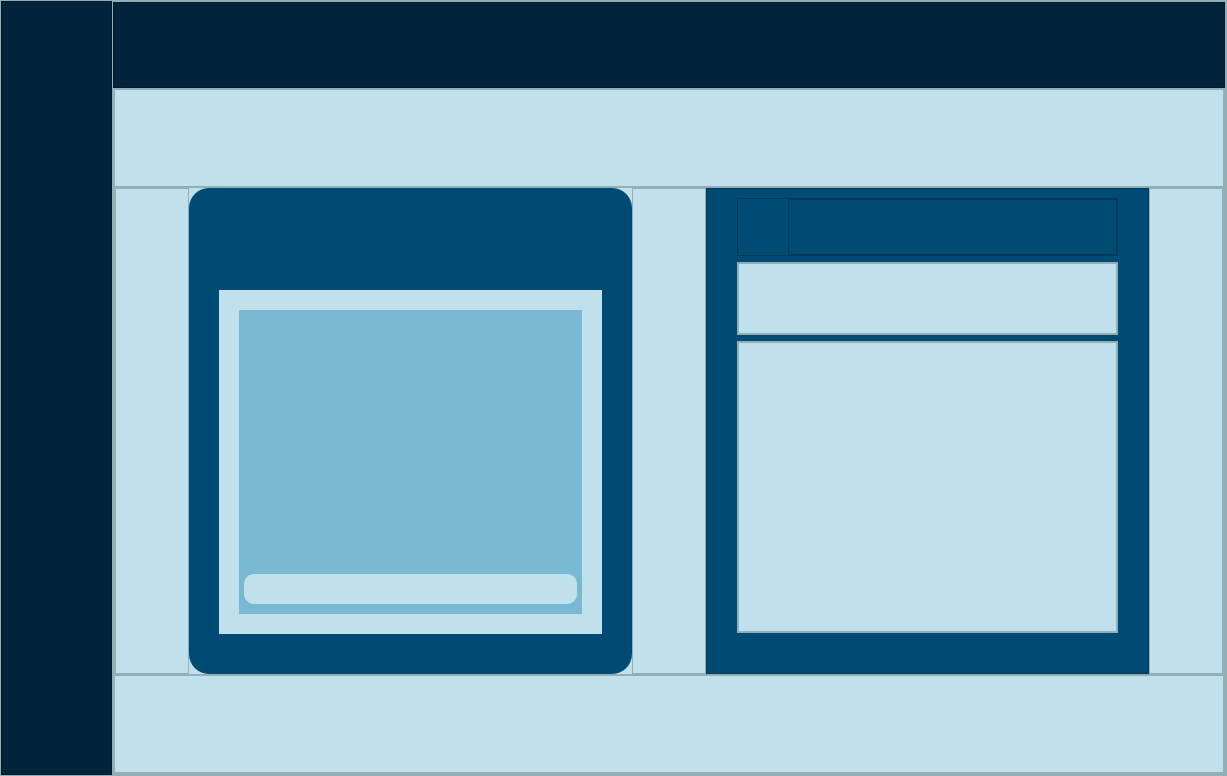
<?xml version="1.0" encoding="UTF-8"?>
<ui version="4.0">
 <class>MainWindow</class>
 <widget class="QMainWindow" name="MainWindow">
  <property name="geometry">
   <rect>
    <x>0</x>
    <y>0</y>
    <width>1227</width>
    <height>776</height>
   </rect>
  </property>
  <property name="windowTitle">
   <string>MainWindow</string>
  </property>
  <widget class="QWidget" name="centralwidget">
   <layout class="QVBoxLayout" name="verticalLayout">
    <property name="spacing">
     <number>0</number>
    </property>
    <property name="leftMargin">
     <number>0</number>
    </property>
    <property name="topMargin">
     <number>0</number>
    </property>
    <property name="rightMargin">
     <number>0</number>
    </property>
    <property name="bottomMargin">
     <number>0</number>
    </property>
    <item>
     <widget class="QFrame" name="frame">
      <property name="styleSheet">
       <string notr="true">background-color: rgb(192, 225, 236);</string>
      </property>
      <property name="frameShape">
       <enum>QFrame::StyledPanel</enum>
      </property>
      <property name="frameShadow">
       <enum>QFrame::Raised</enum>
      </property>
      <layout class="QHBoxLayout" name="horizontalLayout" stretch="1,10">
       <property name="spacing">
        <number>0</number>
       </property>
       <property name="leftMargin">
        <number>0</number>
       </property>
       <property name="topMargin">
        <number>0</number>
       </property>
       <property name="rightMargin">
        <number>0</number>
       </property>
       <property name="bottomMargin">
        <number>0</number>
       </property>
       <item>
        <widget class="QFrame" name="frame_5">
         <property name="styleSheet">
          <string notr="true">background-color: rgb(1, 35, 60);</string>
         </property>
         <property name="frameShape">
          <enum>QFrame::StyledPanel</enum>
         </property>
         <property name="frameShadow">
          <enum>QFrame::Raised</enum>
         </property>
         <layout class="QVBoxLayout" name="verticalLayout_3">
          <property name="spacing">
           <number>0</number>
          </property>
          <property name="leftMargin">
           <number>0</number>
          </property>
          <property name="topMargin">
           <number>0</number>
          </property>
          <property name="rightMargin">
           <number>0</number>
          </property>
          <property name="bottomMargin">
           <number>0</number>
          </property>
          <item>
           <widget class="QPushButton" name="pushButton">
            <property name="minimumSize">
             <size>
              <width>100</width>
              <height>100</height>
             </size>
            </property>
            <property name="text">
             <string/>
            </property>
            <property name="icon">
             <iconset resource="../QRC/imagenesInicioSesion.qrc">
              <normaloff>:/newPrefix/Icons/Exterior.png</normaloff>:/newPrefix/Icons/Exterior.png</iconset>
            </property>
            <property name="iconSize">
             <size>
              <width>100</width>
              <height>100</height>
             </size>
            </property>
            <property name="flat">
             <bool>true</bool>
            </property>
           </widget>
          </item>
          <item>
           <widget class="QPushButton" name="pushButton_2">
            <property name="minimumSize">
             <size>
              <width>100</width>
              <height>100</height>
             </size>
            </property>
            <property name="text">
             <string/>
            </property>
            <property name="icon">
             <iconset resource="../QRC/imagenesInicioSesion.qrc">
              <normaloff>:/newPrefix/Icons/User_Groups_Icon.png</normaloff>:/newPrefix/Icons/User_Groups_Icon.png</iconset>
            </property>
            <property name="iconSize">
             <size>
              <width>100</width>
              <height>100</height>
             </size>
            </property>
            <property name="flat">
             <bool>true</bool>
            </property>
           </widget>
          </item>
          <item>
           <widget class="QPushButton" name="pushButton_3">
            <property name="minimumSize">
             <size>
              <width>100</width>
              <height>100</height>
             </size>
            </property>
            <property name="text">
             <string/>
            </property>
            <property name="icon">
             <iconset resource="../QRC/imagenesInicioSesion.qrc">
              <normaloff>:/newPrefix/Icons/Chat_Room_Icon.png</normaloff>:/newPrefix/Icons/Chat_Room_Icon.png</iconset>
            </property>
            <property name="iconSize">
             <size>
              <width>100</width>
              <height>100</height>
             </size>
            </property>
            <property name="flat">
             <bool>true</bool>
            </property>
           </widget>
          </item>
          <item>
           <widget class="QPushButton" name="pushButton_4">
            <property name="minimumSize">
             <size>
              <width>100</width>
              <height>100</height>
             </size>
            </property>
            <property name="text">
             <string/>
            </property>
            <property name="icon">
             <iconset resource="../QRC/imagenesInicioSesion.qrc">
              <normaloff>:/newPrefix/Icons/Events_Icon.png</normaloff>:/newPrefix/Icons/Events_Icon.png</iconset>
            </property>
            <property name="iconSize">
             <size>
              <width>100</width>
              <height>100</height>
             </size>
            </property>
            <property name="flat">
             <bool>true</bool>
            </property>
           </widget>
          </item>
          <item>
           <widget class="QPushButton" name="pushButton_5">
            <property name="minimumSize">
             <size>
              <width>100</width>
              <height>100</height>
             </size>
            </property>
            <property name="text">
             <string/>
            </property>
            <property name="icon">
             <iconset resource="../QRC/imagenesInicioSesion.qrc">
              <normaloff>:/newPrefix/Icons/Adjust_Icon.png</normaloff>:/newPrefix/Icons/Adjust_Icon.png</iconset>
            </property>
            <property name="iconSize">
             <size>
              <width>100</width>
              <height>100</height>
             </size>
            </property>
            <property name="flat">
             <bool>true</bool>
            </property>
           </widget>
          </item>
         </layout>
        </widget>
       </item>
       <item>
        <widget class="QFrame" name="frame_2">
         <property name="frameShape">
          <enum>QFrame::StyledPanel</enum>
         </property>
         <property name="frameShadow">
          <enum>QFrame::Raised</enum>
         </property>
         <layout class="QVBoxLayout" name="verticalLayout_2" stretch="1,8">
          <property name="spacing">
           <number>0</number>
          </property>
          <property name="leftMargin">
           <number>0</number>
          </property>
          <property name="topMargin">
           <number>0</number>
          </property>
          <property name="rightMargin">
           <number>0</number>
          </property>
          <property name="bottomMargin">
           <number>0</number>
          </property>
          <item>
           <widget class="QFrame" name="frame_3">
            <property name="styleSheet">
             <string notr="true">background-color: rgb(1, 35, 60);</string>
            </property>
            <property name="frameShape">
             <enum>QFrame::StyledPanel</enum>
            </property>
            <property name="frameShadow">
             <enum>QFrame::Raised</enum>
            </property>
           </widget>
          </item>
          <item>
           <widget class="QFrame" name="frame_4">
            <property name="styleSheet">
             <string notr="true"/>
            </property>
            <property name="frameShape">
             <enum>QFrame::StyledPanel</enum>
            </property>
            <property name="frameShadow">
             <enum>QFrame::Raised</enum>
            </property>
            <layout class="QVBoxLayout" name="verticalLayout_4" stretch="1,5,1">
             <property name="spacing">
              <number>0</number>
             </property>
             <property name="leftMargin">
              <number>0</number>
             </property>
             <property name="topMargin">
              <number>0</number>
             </property>
             <property name="rightMargin">
              <number>0</number>
             </property>
             <property name="bottomMargin">
              <number>0</number>
             </property>
             <item>
              <widget class="QFrame" name="frame_6">
               <property name="styleSheet">
                <string notr="true"/>
               </property>
               <property name="frameShape">
                <enum>QFrame::StyledPanel</enum>
               </property>
               <property name="frameShadow">
                <enum>QFrame::Raised</enum>
               </property>
              </widget>
             </item>
             <item>
              <widget class="QFrame" name="frame_7">
               <property name="styleSheet">
                <string notr="true"/>
               </property>
               <property name="frameShape">
                <enum>QFrame::StyledPanel</enum>
               </property>
               <property name="frameShadow">
                <enum>QFrame::Raised</enum>
               </property>
               <layout class="QHBoxLayout" name="horizontalLayout_2" stretch="1,6,1,6,1">
                <property name="spacing">
                 <number>0</number>
                </property>
                <property name="leftMargin">
                 <number>0</number>
                </property>
                <property name="topMargin">
                 <number>0</number>
                </property>
                <property name="rightMargin">
                 <number>0</number>
                </property>
                <property name="bottomMargin">
                 <number>0</number>
                </property>
                <item>
                 <widget class="QFrame" name="frame_9">
                  <property name="styleSheet">
                   <string notr="true"/>
                  </property>
                  <property name="frameShape">
                   <enum>QFrame::StyledPanel</enum>
                  </property>
                  <property name="frameShadow">
                   <enum>QFrame::Raised</enum>
                  </property>
                 </widget>
                </item>
                <item>
                 <widget class="QFrame" name="frame_chat">
                  <property name="styleSheet">
                   <string notr="true">background-color: rgb(0, 75, 115);

border-radius: 20px
</string>
                  </property>
                  <property name="frameShape">
                   <enum>QFrame::StyledPanel</enum>
                  </property>
                  <property name="frameShadow">
                   <enum>QFrame::Raised</enum>
                  </property>
                  <layout class="QVBoxLayout" name="verticalLayout_5" stretch="2,8">
                   <property name="leftMargin">
                    <number>30</number>
                   </property>
                   <property name="topMargin">
                    <number>10</number>
                   </property>
                   <property name="rightMargin">
                    <number>30</number>
                   </property>
                   <property name="bottomMargin">
                    <number>40</number>
                   </property>
                   <item>
                    <widget class="QFrame" name="frame_10">
                     <property name="styleSheet">
                      <string notr="true"/>
                     </property>
                     <property name="frameShape">
                      <enum>QFrame::StyledPanel</enum>
                     </property>
                     <property name="frameShadow">
                      <enum>QFrame::Raised</enum>
                     </property>
                     <layout class="QHBoxLayout" name="horizontalLayout_3" stretch="1,3">
                      <property name="spacing">
                       <number>0</number>
                      </property>
                      <property name="leftMargin">
                       <number>0</number>
                      </property>
                      <property name="topMargin">
                       <number>0</number>
                      </property>
                      <property name="rightMargin">
                       <number>0</number>
                      </property>
                      <property name="bottomMargin">
                       <number>0</number>
                      </property>
                      <item>
                       <widget class="QPushButton" name="pushButton_6">
                        <property name="minimumSize">
                         <size>
                          <width>80</width>
                          <height>80</height>
                         </size>
                        </property>
                        <property name="text">
                         <string/>
                        </property>
                        <property name="icon">
                         <iconset resource="../QRC/imagenesInicioSesion.qrc">
                          <normaloff>:/newPrefix/Icons/Chat_Room_Icon.png</normaloff>:/newPrefix/Icons/Chat_Room_Icon.png</iconset>
                        </property>
                        <property name="iconSize">
                         <size>
                          <width>80</width>
                          <height>80</height>
                         </size>
                        </property>
                        <property name="flat">
                         <bool>true</bool>
                        </property>
                       </widget>
                      </item>
                      <item>
                       <widget class="QFrame" name="frame_15">
                        <property name="styleSheet">
                         <string notr="true"/>
                        </property>
                        <property name="frameShape">
                         <enum>QFrame::StyledPanel</enum>
                        </property>
                        <property name="frameShadow">
                         <enum>QFrame::Raised</enum>
                        </property>
                       </widget>
                      </item>
                     </layout>
                    </widget>
                   </item>
                   <item>
                    <widget class="QFrame" name="frame_14">
                     <property name="styleSheet">
                      <string notr="true">background-color: rgb(192, 225, 236);

border-radius: 0px</string>
                     </property>
                     <property name="frameShape">
                      <enum>QFrame::StyledPanel</enum>
                     </property>
                     <property name="frameShadow">
                      <enum>QFrame::Raised</enum>
                     </property>
                     <layout class="QVBoxLayout" name="verticalLayout_6">
                      <property name="leftMargin">
                       <number>20</number>
                      </property>
                      <property name="topMargin">
                       <number>20</number>
                      </property>
                      <property name="rightMargin">
                       <number>20</number>
                      </property>
                      <property name="bottomMargin">
                       <number>20</number>
                      </property>
                      <item>
                       <widget class="QScrollArea" name="scrollArea">
                        <property name="widgetResizable">
                         <bool>true</bool>
                        </property>
                        <widget class="QWidget" name="widget_2">
                         <property name="geometry">
                          <rect>
                           <x>0</x>
                           <y>0</y>
                           <width>343</width>
                           <height>304</height>
                          </rect>
                         </property>
                         <property name="styleSheet">
                          <string notr="true">background-color: rgb(121, 184, 211);</string>
                         </property>
                         <layout class="QVBoxLayout" name="verticalLayout_10" stretch="1,8">
                          <property name="spacing">
                           <number>5</number>
                          </property>
                          <property name="leftMargin">
                           <number>5</number>
                          </property>
                          <property name="topMargin">
                           <number>5</number>
                          </property>
                          <property name="rightMargin">
                           <number>5</number>
                          </property>
                          <property name="bottomMargin">
                           <number>10</number>
                          </property>
                          <item>
                           <widget class="QWidget" name="widget_chat" native="true"/>
                          </item>
                          <item>
                           <widget class="QLineEdit" name="line_text_chat">
                            <property name="minimumSize">
                             <size>
                              <width>0</width>
                              <height>30</height>
                             </size>
                            </property>
                            <property name="styleSheet">
                             <string notr="true">
background-color: rgb(192, 225, 236);

border-radius: 10px </string>
                            </property>
                            <property name="text">
                             <string/>
                            </property>
                           </widget>
                          </item>
                         </layout>
                        </widget>
                       </widget>
                      </item>
                     </layout>
                    </widget>
                   </item>
                  </layout>
                 </widget>
                </item>
                <item>
                 <widget class="QFrame" name="frame_11">
                  <property name="styleSheet">
                   <string notr="true"/>
                  </property>
                  <property name="frameShape">
                   <enum>QFrame::StyledPanel</enum>
                  </property>
                  <property name="frameShadow">
                   <enum>QFrame::Raised</enum>
                  </property>
                 </widget>
                </item>
                <item>
                 <widget class="QFrame" name="frame_grupos">
                  <property name="styleSheet">
                   <string notr="true">background-color: rgb(0, 75, 115);






</string>
                  </property>
                  <property name="frameShape">
                   <enum>QFrame::StyledPanel</enum>
                  </property>
                  <property name="frameShadow">
                   <enum>QFrame::Raised</enum>
                  </property>
                  <layout class="QVBoxLayout" name="verticalLayout_7" stretch="4,5,20">
                   <property name="leftMargin">
                    <number>30</number>
                   </property>
                   <property name="rightMargin">
                    <number>30</number>
                   </property>
                   <property name="bottomMargin">
                    <number>40</number>
                   </property>
                   <item>
                    <widget class="QFrame" name="frame_16">
                     <property name="styleSheet">
                      <string notr="true"/>
                     </property>
                     <property name="frameShape">
                      <enum>QFrame::StyledPanel</enum>
                     </property>
                     <property name="frameShadow">
                      <enum>QFrame::Raised</enum>
                     </property>
                     <layout class="QHBoxLayout" name="horizontalLayout_4" stretch="1,10">
                      <property name="spacing">
                       <number>0</number>
                      </property>
                      <property name="leftMargin">
                       <number>0</number>
                      </property>
                      <property name="topMargin">
                       <number>0</number>
                      </property>
                      <property name="rightMargin">
                       <number>0</number>
                      </property>
                      <property name="bottomMargin">
                       <number>0</number>
                      </property>
                      <item>
                       <widget class="QPushButton" name="pushButton_7">
                        <property name="minimumSize">
                         <size>
                          <width>50</width>
                          <height>50</height>
                         </size>
                        </property>
                        <property name="text">
                         <string/>
                        </property>
                        <property name="icon">
                         <iconset resource="../QRC/imagenesInicioSesion.qrc">
                          <normaloff>:/newPrefix/Icons/Conferencia.png</normaloff>:/newPrefix/Icons/Conferencia.png</iconset>
                        </property>
                        <property name="iconSize">
                         <size>
                          <width>50</width>
                          <height>50</height>
                         </size>
                        </property>
                        <property name="flat">
                         <bool>true</bool>
                        </property>
                       </widget>
                      </item>
                      <item>
                       <widget class="QFrame" name="frame_12">
                        <property name="styleSheet">
                         <string notr="true"/>
                        </property>
                        <property name="frameShape">
                         <enum>QFrame::StyledPanel</enum>
                        </property>
                        <property name="frameShadow">
                         <enum>QFrame::Raised</enum>
                        </property>
                       </widget>
                      </item>
                     </layout>
                    </widget>
                   </item>
                   <item>
                    <widget class="QScrollArea" name="scrollArea_2">
                     <property name="styleSheet">
                      <string notr="true">background-color: rgb(192, 225, 236);

</string>
                     </property>
                     <property name="widgetResizable">
                      <bool>true</bool>
                     </property>
                     <widget class="QWidget" name="scrollAreaWidgetContents_2">
                      <property name="geometry">
                       <rect>
                        <x>0</x>
                        <y>0</y>
                        <width>362</width>
                        <height>73</height>
                       </rect>
                      </property>
                      <property name="styleSheet">
                       <string notr="true">.</string>
                      </property>
                      <layout class="QVBoxLayout" name="verticalLayout_9">
                       <property name="spacing">
                        <number>0</number>
                       </property>
                       <property name="leftMargin">
                        <number>0</number>
                       </property>
                       <property name="topMargin">
                        <number>0</number>
                       </property>
                       <property name="rightMargin">
                        <number>0</number>
                       </property>
                       <property name="bottomMargin">
                        <number>0</number>
                       </property>
                       <item>
                        <widget class="QListWidget" name="lista_grupos">
                         <property name="styleSheet">
                          <string notr="true"/>
                         </property>
                         <property name="verticalScrollBarPolicy">
                          <enum>Qt::ScrollBarAlwaysOff</enum>
                         </property>
                         <property name="horizontalScrollBarPolicy">
                          <enum>Qt::ScrollBarAlwaysOff</enum>
                         </property>
                         <property name="movement">
                          <enum>QListView::Static</enum>
                         </property>
                         <property name="viewMode">
                          <enum>QListView::ListMode</enum>
                         </property>
                         <property name="itemAlignment">
                          <set>Qt::AlignLeading</set>
                         </property>
                        </widget>
                       </item>
                      </layout>
                     </widget>
                    </widget>
                   </item>
                   <item>
                    <widget class="QScrollArea" name="scrollArea_3">
                     <property name="styleSheet">
                      <string notr="true">background-color: rgb(192, 225, 236);

</string>
                     </property>
                     <property name="widgetResizable">
                      <bool>true</bool>
                     </property>
                     <widget class="QWidget" name="scrollAreaWidgetContents_3">
                      <property name="geometry">
                       <rect>
                        <x>0</x>
                        <y>0</y>
                        <width>379</width>
                        <height>290</height>
                       </rect>
                      </property>
                      <layout class="QVBoxLayout" name="verticalLayout_8">
                       <property name="spacing">
                        <number>0</number>
                       </property>
                       <property name="leftMargin">
                        <number>0</number>
                       </property>
                       <property name="topMargin">
                        <number>0</number>
                       </property>
                       <property name="rightMargin">
                        <number>0</number>
                       </property>
                       <property name="bottomMargin">
                        <number>0</number>
                       </property>
                       <item>
                        <widget class="QListWidget" name="lista_miembros"/>
                       </item>
                      </layout>
                     </widget>
                    </widget>
                   </item>
                  </layout>
                 </widget>
                </item>
                <item>
                 <widget class="QFrame" name="frame_13">
                  <property name="styleSheet">
                   <string notr="true"/>
                  </property>
                  <property name="frameShape">
                   <enum>QFrame::StyledPanel</enum>
                  </property>
                  <property name="frameShadow">
                   <enum>QFrame::Raised</enum>
                  </property>
                 </widget>
                </item>
               </layout>
              </widget>
             </item>
             <item>
              <widget class="QFrame" name="frame_8">
               <property name="styleSheet">
                <string notr="true"/>
               </property>
               <property name="frameShape">
                <enum>QFrame::StyledPanel</enum>
               </property>
               <property name="frameShadow">
                <enum>QFrame::Raised</enum>
               </property>
              </widget>
             </item>
            </layout>
           </widget>
          </item>
         </layout>
        </widget>
       </item>
      </layout>
     </widget>
    </item>
   </layout>
  </widget>
 </widget>
 <resources>
  <include location="../QRC/imagenesInicioSesion.qrc"/>
 </resources>
 <connections/>
</ui>
